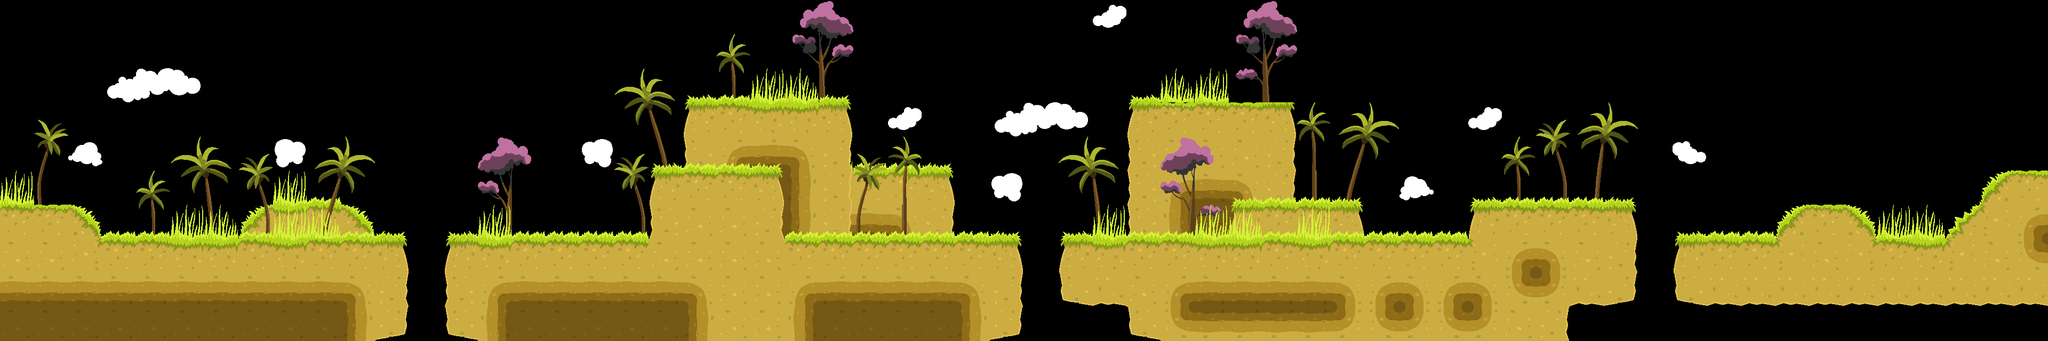

This game map was drawn from its Tiled (.tmx) file and the tilesets committed beside it. A one-line description and the trimmed map source follow:
An orthogonal 60x10 tile map with 64x64 px tiles, 4 tile layers (Fondo, Tercer Plano, Segundo Plano, Primer Plano).

<map version="1.0" orientation="orthogonal" width="60" height="10" tilewidth="64" tileheight="64">
 <tileset firstgid="1" name="texture0" tilewidth="64" tileheight="64">
  <image source="texture0.png" width="512" height="512" />
  <tile id="11">
   <properties>
    <property name="Collision" value="box" />
   </properties>
  </tile>
  <tile id="12">
   <properties>
    <property name="Collision" value="Slope" />
   </properties>
  </tile>
  <tile id="21">
   <properties>
    <property name="Collision" value="Slope" />
   </properties>
  </tile>
  <tile id="30">
   <properties>
    <property name="Collision" value="box" />
   </properties>
  </tile>
  <tile id="31">
   <properties>
    <property name="Collision" value="Box" />
   </properties>
  </tile>
  <tile id="38">
   <properties>
    <property name="Collision" value="box" />
   </properties>
  </tile>
  <tile id="39">
   <properties>
    <property name="Collision" value="Box" />
   </properties>
  </tile>
 </tileset>
 <layer name="Fondo" width="60" height="10">
  <properties>
   <property name="Depth" value="2" />
  </properties>
  <data>[600 cells, 15 non-empty, 6 distinct tile ids]</data>
 </layer>
 <layer name="Tercer Plano" width="60" height="10">
  <properties>
   <property name="Depth" value="1" />
  </properties>
  <data>[600 cells, 72 non-empty, 34 distinct tile ids]</data>
 </layer>
 <layer name="Segundo Plano" width="60" height="10">
  <properties>
   <property name="Depth" value="0.5" />
  </properties>
  <data>[600 cells, 77 non-empty, 31 distinct tile ids]</data>
 </layer>
 <layer name="Primer Plano" width="60" height="10">
  <properties>
   <property name="Depth" value="0.0" />
  </properties>
  <data>[600 cells, 229 non-empty, 20 distinct tile ids]</data>
 </layer>
</map>
